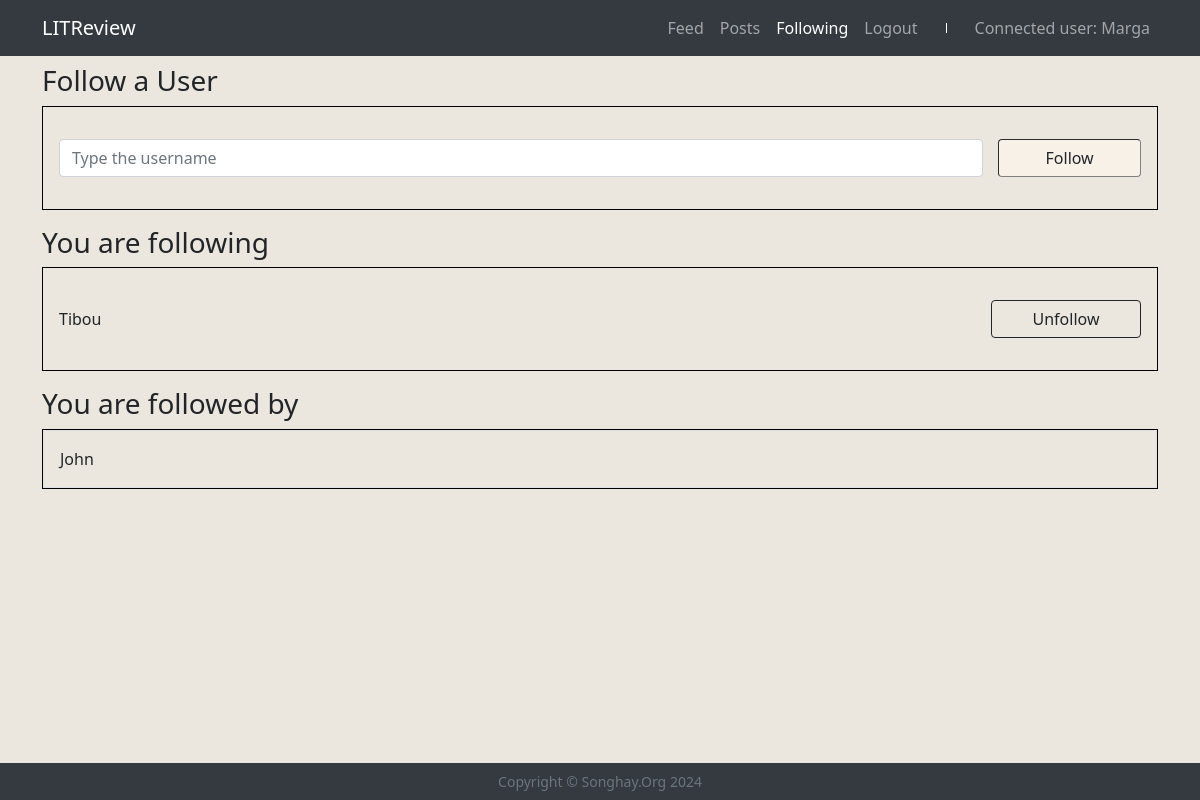
The app's page /following/ (signed in) with its own data.
### mvp/models.py (models this page shows, shortened)
class User(AbstractUser):
    DoesNotExist = None
    pass

class UserFollows(models.Model):
    DoesNotExist = None
    objects = None
    user = models.ForeignKey(User, on_delete=models.CASCADE, related_name='following')
    followed_user = models.ForeignKey(User, on_delete=models.CASCADE, related_name='followers')
    class Meta:
        unique_together = ('user', 'followed_user')

### mvp/views/follows.py (the view)
# urls.py: path('following/', FollowingListView.as_view(), name='user_following'),
class FollowingListView(LoginRequiredMixin, FormView):
    template_name = 'follows/following.html'
    form_class = UserFollowForm
    def get_context_data(self, **kwargs):
        context = super().get_context_data(**kwargs)
        current_user = self.request.user
        context.update({
            'link_name': 'following_page',
            'user_following_list': current_user.following.all(),
            'user_followers_list': current_user.followers.all(),
            'user_follow_form': self.get_form()
        })
        return context

### mvp/forms.py
class UserFollowForm(forms.ModelForm):
    class Meta:
        model = UserFollows
        fields = ['followed_user']
        widgets = {'followed_user': TextInput(attrs={'class': 'form-control', 'placeholder': 'Type the username'})}

### templates/follows/following.html (shortened to what this page needs)
{% extends 'base.html' %}
{% block content %}
<h3 class="mt-2">Follow a User</h3>
<div class="subscribe mb-3 p-3">
  <form method="POST" action="{% url 'user_follow' %}">
    {{ user_follow_form.followed_user }}
    <button type="submit" class="btn btn-outline-dark w-150">Follow</button>
  </form>
</div>
  <h3>You are following</h3>
  {% if user_following_list %}
    <div class="subscribe mb-3">
      {% for user_following in user_following_list %}
        <div class="display-flex p-3">
          {{ user_following.followed_user.username }}
          <form method="POST" action="{% url 'user_unfollow' user_following.followed_user.id %}">
            <button type="submit" class="btn btn-outline-dark w-150 mt-3">Unfollow</button>
          </form>
        </div>
      {% endfor %}
    </div>
  {% else %}
    <p>You are not following anyone.</p>
  {% endif %}
<h3>You are followed by</h3>
  {% if user_followers_list %}
    <div class="subscribe mb-3">
      {% for user_follower in user_followers_list %}
        <div class="display-flex border p-3">
          {{ user_follower.user.username }}
        </div>
      {% endfor %}
    </div>
  {% else %}
    <p>You are not followed by anyone.</p>
  {% endif %}
{% endblock %}

### templates/navbar.html (shortened to what this page needs)
	<nav class="navbar navbar-expand-lg navbar-dark fixed-top bg-dark">
		 {% if user.is_authenticated %}
	  <div class="container ">
		<a class="navbar-brand " href=""><span class="letter-spacing-sm">LITReview</span></a>
		<div class="collapse navbar-collapse" id="navbarResponsive">
		  <ul class="navbar-nav ml-auto">
			    <li class="nav-item">
					<a class="nav-link {% if link_name == 'feed_page' %} active {% endif%}"
					   href="{% url 'feed' %}">Feed</a>
				</li>
			    <li class="nav-item">
					<a class="nav-link {% if link_name == 'posts_page' %} active {% endif%}"
					   href="{% url 'posts' %}">Posts</a>
				</li>
			    <li class="nav-item">
					<a class="nav-link {% if link_name == 'following_page' %} active {% endif%}"
					   href="{% url 'user_following' %}">
						Following</a>
				</li>
			    <li class="nav-item"><a class="nav-link" href="{% url 'logout' %}">Logout</a> </li>
			  	<li> <div class="separator mb-2 active "></div></li>
			   <li class="nav-item"><a class="nav-link" href="">Connected user: {{ user.username }}</a> </li>
		  </ul>
			{% else %}
              <a class="navbar-brand m-auto" href=""><span class="letter-spacing-sm ">LITReview</span></a>
			  {% endif %}
		</div>
	  </div>
	 </nav>

### static/css/style.css (style rules this page uses)
body { padding-top: 56px; background: #EBE7DE; }
.bg-dark { background-color: #343a40!important; }
.ml-auto { margin-left: auto!important; }
.subscribe { border: solid 1px black; }
.border { border: solid 1px black; }
.subscribe>form { display: flex; justify-content: center; padding-top: 1.5%; }
.subscribe>form>button { background-color: rgb(247, 241, 232); border-color: grey; padding: 5px 5px; margin-left:15px; border-style: inset; text-align: center; text-decoration: none; }
#id_followed_user { width: 90%; }
.display-flex { display: flex; align-items: center; justify-content: space-between; }
.w-150 { width: 150px; }

### records on screen
User: username "Marga"
UserFollows: followed_user.username "Tibou"
UserFollows: user.username "John"
